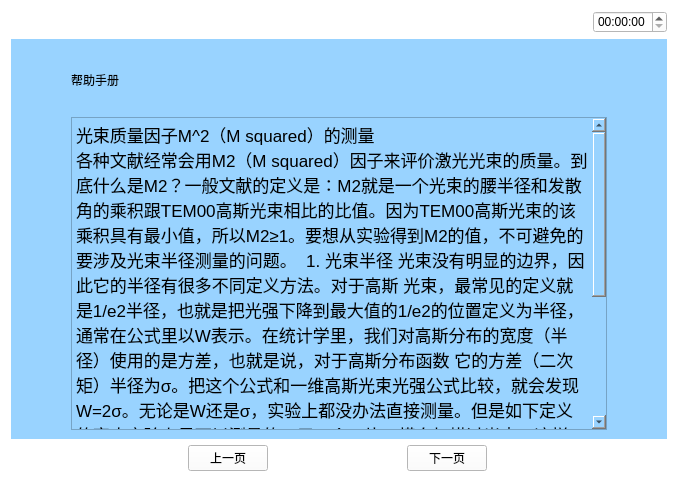
<?xml version="1.0" encoding="UTF-8"?>
<ui version="4.0">
 <class>Bangzhushouce1</class>
 <widget class="QWidget" name="Bangzhushouce1">
  <property name="geometry">
   <rect>
    <x>0</x>
    <y>0</y>
    <width>678</width>
    <height>482</height>
   </rect>
  </property>
  <property name="windowTitle">
   <string>Form</string>
  </property>
  <property name="styleSheet">
   <string notr="true">background-color: rgb(255, 255, 255);</string>
  </property>
  <layout class="QVBoxLayout" name="verticalLayout" stretch="1,5,1">
   <item>
    <layout class="QHBoxLayout" name="horizontalLayout_5">
     <item>
      <widget class="QPushButton" name="pushButton">
       <property name="text">
        <string/>
       </property>
       <property name="icon">
        <iconset resource="myimages.qrc">
         <normaloff>:/image/images/4g.png</normaloff>:/image/images/4g.png</iconset>
       </property>
       <property name="flat">
        <bool>true</bool>
       </property>
      </widget>
     </item>
     <item>
      <widget class="QPushButton" name="pushButton_2">
       <property name="text">
        <string/>
       </property>
       <property name="icon">
        <iconset resource="myimages.qrc">
         <normaloff>:/image/images/wireless.svg</normaloff>:/image/images/wireless.svg</iconset>
       </property>
       <property name="flat">
        <bool>true</bool>
       </property>
      </widget>
     </item>
     <item>
      <widget class="QPushButton" name="pushButton_3">
       <property name="text">
        <string/>
       </property>
       <property name="icon">
        <iconset resource="myimages.qrc">
         <normaloff>:/image/images/bl.svg</normaloff>:/image/images/bl.svg</iconset>
       </property>
       <property name="flat">
        <bool>true</bool>
       </property>
      </widget>
     </item>
     <item>
      <widget class="QPushButton" name="pushButton_4">
       <property name="text">
        <string/>
       </property>
       <property name="icon">
        <iconset resource="myimages.qrc">
         <normaloff>:/image/images/locate.svg</normaloff>:/image/images/locate.svg</iconset>
       </property>
       <property name="flat">
        <bool>true</bool>
       </property>
      </widget>
     </item>
     <item>
      <spacer name="horizontalSpacer_4">
       <property name="orientation">
        <enum>Qt::Horizontal</enum>
       </property>
       <property name="sizeHint" stdset="0">
        <size>
         <width>40</width>
         <height>20</height>
        </size>
       </property>
      </spacer>
     </item>
     <item>
      <widget class="QTimeEdit" name="timeEdit_2"/>
     </item>
    </layout>
   </item>
   <item>
    <widget class="QWidget" name="widget" native="true">
     <property name="sizePolicy">
      <sizepolicy hsizetype="Preferred" vsizetype="Preferred">
       <horstretch>0</horstretch>
       <verstretch>0</verstretch>
      </sizepolicy>
     </property>
     <property name="contextMenuPolicy">
      <enum>Qt::DefaultContextMenu</enum>
     </property>
     <property name="styleSheet">
      <string notr="true">background-color: rgb(153, 211, 255);</string>
     </property>
     <layout class="QVBoxLayout" name="verticalLayout_2" stretch="1,5">
      <property name="leftMargin">
       <number>60</number>
      </property>
      <property name="rightMargin">
       <number>60</number>
      </property>
      <item>
       <layout class="QHBoxLayout" name="horizontalLayout">
        <item>
         <widget class="QLabel" name="label">
          <property name="text">
           <string>帮助手册</string>
          </property>
          <property name="alignment">
           <set>Qt::AlignLeading|Qt::AlignLeft|Qt::AlignVCenter</set>
          </property>
         </widget>
        </item>
       </layout>
      </item>
      <item>
       <widget class="QTextEdit" name="textEdit">
        <property name="html">
         <string>&lt;!DOCTYPE HTML PUBLIC &quot;-//W3C//DTD HTML 4.0//EN&quot; &quot;http://www.w3.org/TR/REC-html40/strict.dtd&quot;&gt;
&lt;html&gt;&lt;head&gt;&lt;meta name=&quot;qrichtext&quot; content=&quot;1&quot; /&gt;&lt;style type=&quot;text/css&quot;&gt;
p, li { white-space: pre-wrap; }
&lt;/style&gt;&lt;/head&gt;&lt;body style=&quot; font-family:'STIX'; font-size:13pt; font-weight:400; font-style:normal;&quot;&gt;
&lt;p style=&quot; margin-top:0px; margin-bottom:0px; margin-left:0px; margin-right:0px; -qt-block-indent:0; text-indent:0px;&quot;&gt;光束质量因子M^2（M squared）的测量&lt;/p&gt;
&lt;p style=&quot; margin-top:0px; margin-bottom:0px; margin-left:0px; margin-right:0px; -qt-block-indent:0; text-indent:0px;&quot;&gt;各种文献经常会用M2（M squared）因子来评价激光光束的质量。到底什么是M2？一般文献的定义是：M2就是一个光束的腰半径和发散角的乘积跟TEM00高斯光束相比的比值。因为TEM00高斯光束的该乘积具有最小值，所以M2≥1。要想从实验得到M2的值，不可避免的要涉及光束半径测量的问题。  1. 光束半径 光束没有明显的边界，因此它的半径有很多不同定义方法。对于高斯 光束，最常见的定义就是1/e2半径，也就是把光强下降到最大值的1/e2的位置定义为半径，通常在公式里以W表示。在统计学里，我们对高斯分布的宽度（半径）使用的是方差，也就是说，对于高斯分布函数 它的方差（二次矩）半径为σ。把这个公式和一维高斯光束光强公式比较，就会发现W=2σ。无论是W还是σ，实验上都没办法直接测量。但是如下定义的宽度实验上是可以测量的：用一个刀片，横向扫描过光束，这样一部分光束被刀片遮挡，另外一部分会通过。如果通过的光强等于总光强的90％时刀片坐标为x1，通过的光强等于总光强的10％时刀片坐标为x2，这样光束的宽度可以用&lt;/p&gt;
&lt;p style=&quot; margin-top:0px; margin-bottom:0px; margin-left:0px; margin-right:0px; -qt-block-indent:0; text-indent:0px;&quot;&gt;    表示。当然，这个比例不局限于10％和90％，也可以有其他定义。这种实验方法称为“刀锋（knife edge）法”。为了从测量得到的直径D得到前面定义的腰半径W，我们需要找出一个D和W（或者σ）的关系。可惜，这个关系依赖于光束的光强分布，所以不存在一种普遍适用的关系。但是对于TEM00高斯光束，这个关系不难得到。&lt;/p&gt;&lt;/body&gt;&lt;/html&gt;</string>
        </property>
       </widget>
      </item>
     </layout>
    </widget>
   </item>
   <item>
    <layout class="QHBoxLayout" name="horizontalLayout_2">
     <item>
      <widget class="QPushButton" name="returnIndex">
       <property name="font">
        <font>
         <family>AR PL UMing TW MBE</family>
        </font>
       </property>
       <property name="styleSheet">
        <string notr="true">border-image: url(:/image/images/index.svg);</string>
       </property>
       <property name="text">
        <string/>
       </property>
       <property name="icon">
        <iconset resource="myimages.qrc">
         <normaloff>:/image/images/index.svg</normaloff>:/image/images/index.svg</iconset>
       </property>
       <property name="iconSize">
        <size>
         <width>40</width>
         <height>40</height>
        </size>
       </property>
       <property name="flat">
        <bool>true</bool>
       </property>
      </widget>
     </item>
     <item>
      <spacer name="horizontalSpacer">
       <property name="orientation">
        <enum>Qt::Horizontal</enum>
       </property>
       <property name="sizeHint" stdset="0">
        <size>
         <width>40</width>
         <height>20</height>
        </size>
       </property>
      </spacer>
     </item>
     <item>
      <widget class="QPushButton" name="pushButton_6">
       <property name="text">
        <string>上一页</string>
       </property>
      </widget>
     </item>
     <item>
      <spacer name="horizontalSpacer_3">
       <property name="orientation">
        <enum>Qt::Horizontal</enum>
       </property>
       <property name="sizeHint" stdset="0">
        <size>
         <width>40</width>
         <height>20</height>
        </size>
       </property>
      </spacer>
     </item>
     <item>
      <widget class="QPushButton" name="pushButton_5">
       <property name="text">
        <string>下一页</string>
       </property>
      </widget>
     </item>
     <item>
      <spacer name="horizontalSpacer_2">
       <property name="orientation">
        <enum>Qt::Horizontal</enum>
       </property>
       <property name="sizeHint" stdset="0">
        <size>
         <width>40</width>
         <height>20</height>
        </size>
       </property>
      </spacer>
     </item>
     <item>
      <widget class="QPushButton" name="returnPage">
       <property name="text">
        <string/>
       </property>
       <property name="icon">
        <iconset resource="myimages.qrc">
         <normaloff>:/image/images/shangyiye.svg</normaloff>:/image/images/shangyiye.svg</iconset>
       </property>
       <property name="iconSize">
        <size>
         <width>40</width>
         <height>40</height>
        </size>
       </property>
       <property name="flat">
        <bool>true</bool>
       </property>
      </widget>
     </item>
    </layout>
   </item>
  </layout>
 </widget>
 <resources>
  <include location="myimages.qrc"/>
 </resources>
 <connections/>
</ui>
